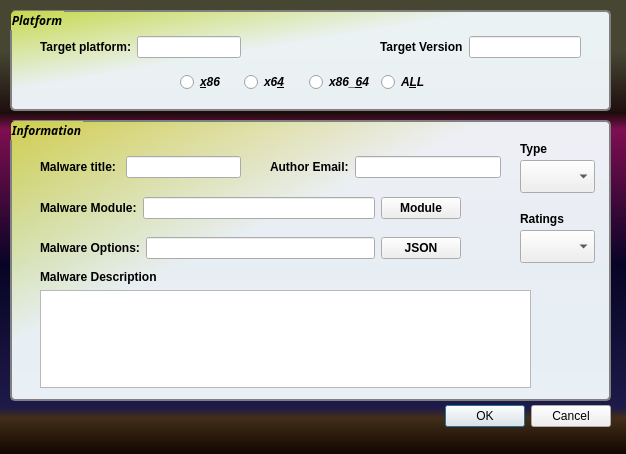
<?xml version="1.0" encoding="UTF-8"?>
<ui version="4.0">
 <class>Malware_Dialog</class>
 <widget class="QDialog" name="Malware_Dialog">
  <property name="windowModality">
   <enum>Qt::ApplicationModal</enum>
  </property>
  <property name="geometry">
   <rect>
    <x>0</x>
    <y>0</y>
    <width>626</width>
    <height>454</height>
   </rect>
  </property>
  <property name="minimumSize">
   <size>
    <width>626</width>
    <height>454</height>
   </size>
  </property>
  <property name="maximumSize">
   <size>
    <width>626</width>
    <height>454</height>
   </size>
  </property>
  <property name="windowTitle">
   <string>Upload Malware</string>
  </property>
  <property name="statusTip">
   <string>Upload Exploit</string>
  </property>
  <property name="styleSheet">
   <string notr="true">QDialog { background-color: qlineargradient(spread:pad, x1:0, y1:1, x2:0, y2:0, stop:0 rgba(17, 5, 0, 255), stop:0.081448 rgba(66, 46, 24, 255), stop:0.104072 rgba(30, 26, 73, 255), stop:0.41629 rgba(7, 4, 37, 255), stop:0.714932 rgba(126, 14, 81, 255), stop:0.751131 rgba(29, 13, 13, 255), stop:0.886878 rgba(70, 70, 51, 255)); }</string>
  </property>
  <property name="windowFilePath">
   <string/>
  </property>
  <property name="modal">
   <bool>true</bool>
  </property>
  <widget class="QDialogButtonBox" name="UW_buttonBox">
   <property name="geometry">
    <rect>
     <x>420</x>
     <y>400</y>
     <width>191</width>
     <height>32</height>
    </rect>
   </property>
   <property name="orientation">
    <enum>Qt::Horizontal</enum>
   </property>
   <property name="standardButtons">
    <set>QDialogButtonBox::Cancel|QDialogButtonBox::Ok</set>
   </property>
  </widget>
  <widget class="QGroupBox" name="groupBox">
   <property name="geometry">
    <rect>
     <x>10</x>
     <y>10</y>
     <width>601</width>
     <height>101</height>
    </rect>
   </property>
   <property name="font">
    <font>
     <family>ubuntu-light</family>
     <weight>75</weight>
     <italic>true</italic>
     <bold>true</bold>
    </font>
   </property>
   <property name="statusTip">
    <string>Platform</string>
   </property>
   <property name="autoFillBackground">
    <bool>false</bool>
   </property>
   <property name="styleSheet">
    <string notr="true">QGroupBox { font-family: ubuntu-light; border: 2px solid gray;  border-radius: 5px; margin-top: 1ex; background-color: qlineargradient(spread:pad, x1:0, y1:0, x2:1, y2:1, stop:0 rgba(228, 251, 79, 206), stop:0.4 rgba(244, 252, 255, 241), stop:0.425 rgba(244, 252, 255, 241), stop:0.44 rgba(244, 252, 255, 241), stop:1 rgba(244, 252, 255, 241)); }</string>
   </property>
   <property name="inputMethodHints">
    <set>Qt::ImhNone</set>
   </property>
   <property name="title">
    <string>Platform</string>
   </property>
   <property name="flat">
    <bool>true</bool>
   </property>
   <property name="checkable">
    <bool>false</bool>
   </property>
   <widget class="QWidget" name="verticalLayoutWidget">
    <property name="geometry">
     <rect>
      <x>170</x>
      <y>60</y>
      <width>259</width>
      <height>25</height>
     </rect>
    </property>
    <layout class="QHBoxLayout" name="horizontalLayout_3">
     <item>
      <widget class="QRadioButton" name="x86_Radio">
       <property name="font">
        <font>
         <weight>75</weight>
         <italic>true</italic>
         <bold>true</bold>
        </font>
       </property>
       <property name="text">
        <string>&amp;x86</string>
       </property>
      </widget>
     </item>
     <item>
      <widget class="QRadioButton" name="x64_Radio">
       <property name="font">
        <font>
         <weight>75</weight>
         <italic>true</italic>
         <bold>true</bold>
        </font>
       </property>
       <property name="text">
        <string>x6&amp;4</string>
       </property>
      </widget>
     </item>
     <item>
      <widget class="QRadioButton" name="x86_64_Radio">
       <property name="font">
        <font>
         <weight>75</weight>
         <italic>true</italic>
         <bold>true</bold>
        </font>
       </property>
       <property name="text">
        <string>x86_&amp;64</string>
       </property>
      </widget>
     </item>
     <item>
      <widget class="QRadioButton" name="ALL_Radio">
       <property name="font">
        <font>
         <weight>75</weight>
         <italic>true</italic>
         <bold>true</bold>
        </font>
       </property>
       <property name="text">
        <string>A&amp;LL</string>
       </property>
      </widget>
     </item>
    </layout>
   </widget>
   <widget class="QWidget" name="horizontalLayoutWidget">
    <property name="geometry">
     <rect>
      <x>30</x>
      <y>20</y>
      <width>201</width>
      <height>34</height>
     </rect>
    </property>
    <layout class="QHBoxLayout" name="horizontalLayout">
     <item>
      <widget class="QLabel" name="Platform_label">
       <property name="font">
        <font>
         <weight>75</weight>
         <bold>true</bold>
        </font>
       </property>
       <property name="text">
        <string>Target platform:</string>
       </property>
      </widget>
     </item>
     <item>
      <widget class="QLineEdit" name="Platform_LineEdit">
       <property name="styleSheet">
        <string notr="true"/>
       </property>
      </widget>
     </item>
    </layout>
   </widget>
   <widget class="QWidget" name="horizontalLayoutWidget_2">
    <property name="geometry">
     <rect>
      <x>370</x>
      <y>20</y>
      <width>201</width>
      <height>34</height>
     </rect>
    </property>
    <layout class="QHBoxLayout" name="horizontalLayout_2">
     <item>
      <widget class="QLabel" name="Version_Label">
       <property name="font">
        <font>
         <weight>75</weight>
         <bold>true</bold>
        </font>
       </property>
       <property name="text">
        <string>Target Version</string>
       </property>
      </widget>
     </item>
     <item>
      <widget class="QLineEdit" name="Version_Edit">
       <property name="styleSheet">
        <string notr="true"/>
       </property>
      </widget>
     </item>
    </layout>
   </widget>
  </widget>
  <widget class="QGroupBox" name="groupBox_2">
   <property name="geometry">
    <rect>
     <x>10</x>
     <y>120</y>
     <width>601</width>
     <height>281</height>
    </rect>
   </property>
   <property name="font">
    <font>
     <family>ubuntu-light</family>
     <weight>75</weight>
     <italic>true</italic>
     <bold>true</bold>
     <underline>false</underline>
     <strikeout>false</strikeout>
    </font>
   </property>
   <property name="styleSheet">
    <string notr="true">QGroupBox { font-family: ubuntu-light; border: 2px solid gray;  border-radius: 5px; margin-top: 1ex; background-color: qlineargradient(spread:pad, x1:0, y1:0, x2:1, y2:1, stop:0 rgba(228, 251, 79, 206), stop:0.4 rgba(244, 252, 255, 241), stop:0.425 rgba(244, 252, 255, 241), stop:0.44 rgba(244, 252, 255, 241), stop:1 rgba(244, 252, 255, 241)); }</string>
   </property>
   <property name="title">
    <string>Information</string>
   </property>
   <widget class="QComboBox" name="Type_Combo">
    <property name="geometry">
     <rect>
      <x>510</x>
      <y>40</y>
      <width>75</width>
      <height>33</height>
     </rect>
    </property>
    <property name="contextMenuPolicy">
     <enum>Qt::CustomContextMenu</enum>
    </property>
    <property name="currentText">
     <string/>
    </property>
    <property name="maxVisibleItems">
     <number>3</number>
    </property>
   </widget>
   <widget class="QComboBox" name="Ratings_Combo">
    <property name="geometry">
     <rect>
      <x>510</x>
      <y>110</y>
      <width>75</width>
      <height>33</height>
     </rect>
    </property>
    <property name="contextMenuPolicy">
     <enum>Qt::CustomContextMenu</enum>
    </property>
    <property name="currentText">
     <string/>
    </property>
    <property name="maxVisibleItems">
     <number>3</number>
    </property>
   </widget>
   <widget class="QWidget" name="horizontalLayoutWidget_3">
    <property name="geometry">
     <rect>
      <x>30</x>
      <y>30</y>
      <width>201</width>
      <height>34</height>
     </rect>
    </property>
    <layout class="QHBoxLayout" name="horizontalLayout_4">
     <item>
      <widget class="QLabel" name="Malware_Title_Label">
       <property name="font">
        <font>
         <weight>75</weight>
         <bold>true</bold>
        </font>
       </property>
       <property name="text">
        <string>Malware title: </string>
       </property>
      </widget>
     </item>
     <item>
      <widget class="QLineEdit" name="Malware_Title_Edit">
       <property name="styleSheet">
        <string notr="true"/>
       </property>
      </widget>
     </item>
    </layout>
   </widget>
   <widget class="QWidget" name="horizontalLayoutWidget_4">
    <property name="geometry">
     <rect>
      <x>30</x>
      <y>70</y>
      <width>421</width>
      <height>36</height>
     </rect>
    </property>
    <layout class="QHBoxLayout" name="horizontalLayout_5">
     <item>
      <widget class="QLabel" name="Malware_Module__Label">
       <property name="font">
        <font>
         <weight>75</weight>
         <bold>true</bold>
        </font>
       </property>
       <property name="text">
        <string>Malware Module:</string>
       </property>
      </widget>
     </item>
     <item>
      <widget class="QLineEdit" name="Malware_Module_Edit">
       <property name="styleSheet">
        <string notr="true"/>
       </property>
      </widget>
     </item>
     <item>
      <widget class="QPushButton" name="Malware_Module_Button">
       <property name="font">
        <font>
         <weight>75</weight>
         <bold>true</bold>
        </font>
       </property>
       <property name="cursor">
        <cursorShape>PointingHandCursor</cursorShape>
       </property>
       <property name="mouseTracking">
        <bool>true</bool>
       </property>
       <property name="tabletTracking">
        <bool>true</bool>
       </property>
       <property name="acceptDrops">
        <bool>true</bool>
       </property>
       <property name="statusTip">
        <string>Exploit Module</string>
       </property>
       <property name="text">
        <string>Module</string>
       </property>
       <property name="flat">
        <bool>false</bool>
       </property>
      </widget>
     </item>
    </layout>
   </widget>
   <widget class="QWidget" name="horizontalLayoutWidget_7">
    <property name="geometry">
     <rect>
      <x>30</x>
      <y>110</y>
      <width>421</width>
      <height>36</height>
     </rect>
    </property>
    <layout class="QHBoxLayout" name="horizontalLayout_8">
     <item>
      <widget class="QLabel" name="Malware_Options_Label">
       <property name="font">
        <font>
         <weight>75</weight>
         <bold>true</bold>
        </font>
       </property>
       <property name="text">
        <string>Malware Options:</string>
       </property>
      </widget>
     </item>
     <item>
      <widget class="QLineEdit" name="Malware_Opt_Edit">
       <property name="styleSheet">
        <string notr="true"/>
       </property>
      </widget>
     </item>
     <item>
      <widget class="QPushButton" name="Malware_JSON_Push">
       <property name="font">
        <font>
         <weight>75</weight>
         <bold>true</bold>
        </font>
       </property>
       <property name="cursor">
        <cursorShape>PointingHandCursor</cursorShape>
       </property>
       <property name="mouseTracking">
        <bool>true</bool>
       </property>
       <property name="tabletTracking">
        <bool>true</bool>
       </property>
       <property name="acceptDrops">
        <bool>true</bool>
       </property>
       <property name="statusTip">
        <string>Exploit Module</string>
       </property>
       <property name="text">
        <string>JSON</string>
       </property>
       <property name="flat">
        <bool>false</bool>
       </property>
      </widget>
     </item>
    </layout>
   </widget>
   <widget class="QWidget" name="horizontalLayoutWidget_5">
    <property name="geometry">
     <rect>
      <x>260</x>
      <y>30</y>
      <width>231</width>
      <height>34</height>
     </rect>
    </property>
    <layout class="QHBoxLayout" name="horizontalLayout_6">
     <item>
      <widget class="QLabel" name="Malware_Author_Label">
       <property name="font">
        <font>
         <weight>75</weight>
         <bold>true</bold>
        </font>
       </property>
       <property name="text">
        <string>Author Email:</string>
       </property>
      </widget>
     </item>
     <item>
      <widget class="QLineEdit" name="Malware_Author_Edit">
       <property name="styleSheet">
        <string notr="true"/>
       </property>
      </widget>
     </item>
    </layout>
   </widget>
   <widget class="QWidget" name="verticalLayoutWidget_2">
    <property name="geometry">
     <rect>
      <x>30</x>
      <y>150</y>
      <width>491</width>
      <height>118</height>
     </rect>
    </property>
    <layout class="QVBoxLayout" name="verticalLayout">
     <item>
      <widget class="QLabel" name="Malware_Description_Label">
       <property name="font">
        <font>
         <weight>75</weight>
         <bold>true</bold>
        </font>
       </property>
       <property name="text">
        <string>Malware Description</string>
       </property>
      </widget>
     </item>
     <item>
      <widget class="QTextEdit" name="Malware_Description_TextEdit"/>
     </item>
    </layout>
   </widget>
   <widget class="QLabel" name="label">
    <property name="geometry">
     <rect>
      <x>510</x>
      <y>20</y>
      <width>54</width>
      <height>17</height>
     </rect>
    </property>
    <property name="font">
     <font>
      <weight>75</weight>
      <italic>false</italic>
      <bold>true</bold>
     </font>
    </property>
    <property name="text">
     <string>Type</string>
    </property>
   </widget>
   <widget class="QLabel" name="label_2">
    <property name="geometry">
     <rect>
      <x>510</x>
      <y>90</y>
      <width>54</width>
      <height>17</height>
     </rect>
    </property>
    <property name="font">
     <font>
      <weight>75</weight>
      <bold>true</bold>
     </font>
    </property>
    <property name="text">
     <string>Ratings</string>
    </property>
   </widget>
  </widget>
 </widget>
 <resources/>
 <connections>
  <connection>
   <sender>UW_buttonBox</sender>
   <signal>accepted()</signal>
   <receiver>Malware_Dialog</receiver>
   <slot>accept()</slot>
   <hints>
    <hint type="sourcelabel">
     <x>248</x>
     <y>254</y>
    </hint>
    <hint type="destinationlabel">
     <x>157</x>
     <y>274</y>
    </hint>
   </hints>
  </connection>
  <connection>
   <sender>UW_buttonBox</sender>
   <signal>rejected()</signal>
   <receiver>Malware_Dialog</receiver>
   <slot>reject()</slot>
   <hints>
    <hint type="sourcelabel">
     <x>316</x>
     <y>260</y>
    </hint>
    <hint type="destinationlabel">
     <x>286</x>
     <y>274</y>
    </hint>
   </hints>
  </connection>
 </connections>
</ui>
